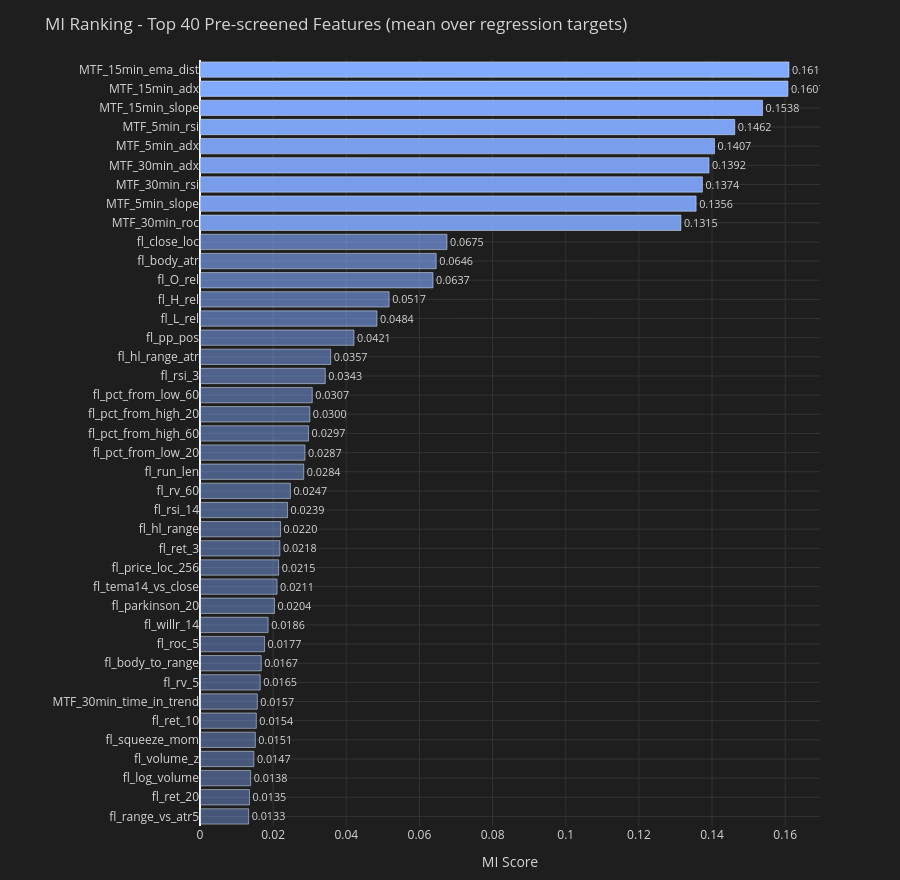
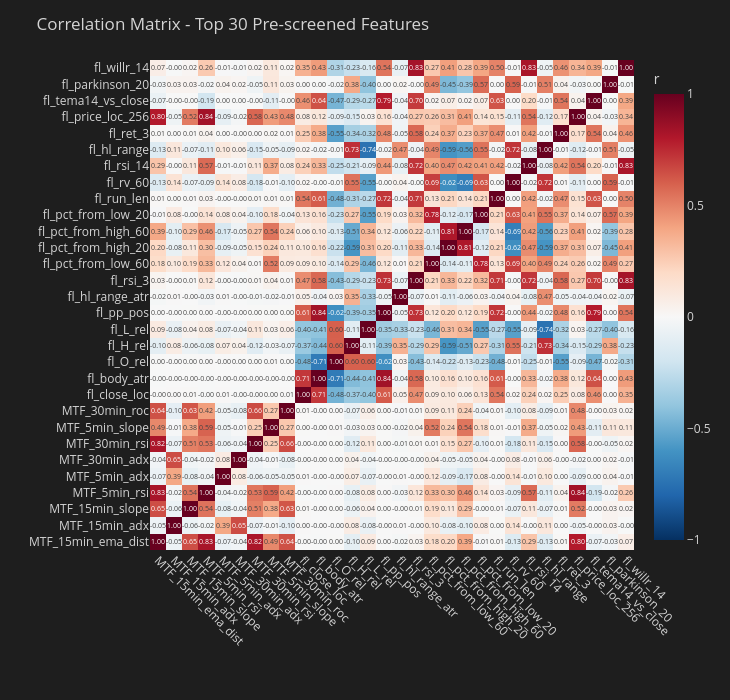

Notebook cell for these charts, in order:
### Code cell
# MI ranking and feature correlation diagnostics
_N_SHOW = min(40, len(mi_ps_df))
_top_mi = mi_ps_df.head(_N_SHOW)
_mi_max = float(_top_mi["mi_mean"].max()) if len(_top_mi) else 0.0
_bar_colors = [
    f"rgba(130,170,255,{0.35 + 0.65 * v / (_mi_max + 1e-9):.2f})"
    for v in _top_mi["mi_mean"]
]

fig = go.Figure(go.Bar(
    y=_top_mi["feature"][::-1],
    x=_top_mi["mi_mean"][::-1],
    orientation="h",
    marker_color=_bar_colors[::-1],
    text=[f"{v:.4f}" for v in _top_mi["mi_mean"][::-1]],
    textposition="outside",
))
fig.update_layout(
    title=f"MI Ranking - Top {_N_SHOW} Pre-screened Features (mean over regression targets)",
    height=max(500, _N_SHOW * 22),
    xaxis=dict(title="MI Score", gridcolor="#333"),
    yaxis=dict(automargin=True, gridcolor="#333"),
    paper_bgcolor="#1e1e1e",
    plot_bgcolor="#1e1e1e",
    font=dict(color="#d4d4d4"),
    margin=dict(l=200, r=80, t=60, b=40),
)
fig.show()

_N_CORR = min(30, len(mi_ps_df))
_hmap_fs = mi_ps_df["feature"].head(_N_CORR).tolist()
_hmap_ix = [_prescreened_idx[prescreened_features.index(f)] for f in _hmap_fs]
_X_hmap = X_train_v[:, _hmap_ix]
_corr_h = np.corrcoef(_X_hmap.T)

fig2 = go.Figure(go.Heatmap(
    z=_corr_h,
    x=_hmap_fs,
    y=_hmap_fs,
    colorscale="RdBu_r",
    zmid=0,
    zmin=-1,
    zmax=1,
    colorbar=dict(title="r"),
    text=[[f"{v:.2f}" for v in row] for row in _corr_h],
    texttemplate="%{text}",
    textfont=dict(size=7),
))
fig2.update_layout(
    title=f"Correlation Matrix - Top {_N_CORR} Pre-screened Features",
    height=700,
    width=730,
    paper_bgcolor="#1e1e1e",
    plot_bgcolor="#1e1e1e",
    font=dict(color="#d4d4d4"),
    xaxis=dict(tickangle=45, automargin=True),
    yaxis=dict(automargin=True),
    margin=dict(l=150, r=20, t=60, b=150),
)
fig2.show()

### Figure 1 — Plotly figure (JSON) as saved in the notebook; plotly's stock layout.template omitted (floating-point values rounded to 4 significant figures)
{"data": [{"marker": {"color": ["rgba(130,170,255,0.40)", "rgba(130,170,255,0.40)", "rgba(130,170,255,0.41)", "rgba(130,170,255,0.41)", "rgba(130,170,255,0.41)", "rgba(130,170,255,0.41)", "rgba(130,170,255,0.41)", "rgba(130,170,255,0.42)", "rgba(130,170,255,0.42)", "rgba(130,170,255,0.42)", "rgba(130,170,255,0.43)", "rgba(130,170,255,0.43)", "rgba(130,170,255,0.44)", "rgba(130,170,255,0.44)", "rgba(130,170,255,0.44)", "rgba(130,170,255,0.44)", "rgba(130,170,255,0.45)", "rgba(130,170,255,0.45)", "rgba(130,170,255,0.46)", "rgba(130,170,255,0.47)", "rgba(130,170,255,0.47)", "rgba(130,170,255,0.47)", "rgba(130,170,255,0.47)", "rgba(130,170,255,0.49)", "rgba(130,170,255,0.49)", "rgba(130,170,255,0.52)", "rgba(130,170,255,0.55)", "rgba(130,170,255,0.56)", "rgba(130,170,255,0.61)", "rgba(130,170,255,0.61)", "rgba(130,170,255,0.62)", "rgba(130,170,255,0.88)", "rgba(130,170,255,0.90)", "rgba(130,170,255,0.90)", "rgba(130,170,255,0.91)", "rgba(130,170,255,0.92)", "rgba(130,170,255,0.94)", "rgba(130,170,255,0.97)", "rgba(130,170,255,1.00)", "rgba(130,170,255,1.00)"]}, "orientation": "h", "text": ["0.0133", "0.0135", "0.0138", "0.0147", "0.0151", "0.0154", "0.0157", "0.0165", "0.0167", "0.0177", "0.0186", "0.0204", "0.0211", "0.0215", "0.0218", "0.0220", "0.0239", "0.0247", "0.0284", "0.0287", "0.0297", "0.0300", "0.0307", "0.0343", "0.0357", "0.0421", "0.0484", "0.0517", "0.0637", "0.0646", "0.0675", "0.1315", "0.1356", "0.1374", "0.1392", "0.1407", "0.1462", "0.1538", "0.1607", "0.1610"], "textposition": "outside", "type": "bar", "x": [0.01329, 0.01353, 0.01385, 0.01473, 0.01513, 0.0154, 0.01567, 0.01646, 0.01674, 0.01766, 0.01862, 0.02038, 0.02107, 0.0215, 0.02184, 0.02202, 0.02393, 0.02471, 0.02836, 0.0287, 0.02968, 0.03002, 0.03069, 0.03426, 0.03574, 0.0421, 0.04838, 0.0517, 0.0637, 0.06458, 0.06752, 0.1315, 0.1356, 0.1374, 0.1392, 0.1407, 0.1462, 0.1538, 0.1607, 0.161], "y": ["fl_range_vs_atr5", "fl_ret_20", "fl_log_volume", "fl_volume_z", "fl_squeeze_mom", "fl_ret_10", "MTF_30min_time_in_trend", "fl_rv_5", "fl_body_to_range", "fl_roc_5", "fl_willr_14", "fl_parkinson_20", "fl_tema14_vs_close", "fl_price_loc_256", "fl_ret_3", "fl_hl_range", "fl_rsi_14", "fl_rv_60", "fl_run_len", "fl_pct_from_low_20", "fl_pct_from_high_60", "fl_pct_from_high_20", "fl_pct_from_low_60", "fl_rsi_3", "fl_hl_range_atr", "fl_pp_pos", "fl_L_rel", "fl_H_rel", "fl_O_rel", "fl_body_atr", "fl_close_loc", "MTF_30min_roc", "MTF_5min_slope", "MTF_30min_rsi", "MTF_30min_adx", "MTF_5min_adx", "MTF_5min_rsi", "MTF_15min_slope", "MTF_15min_adx", "MTF_15min_ema_dist"]}], "layout": {"font": {"color": "#d4d4d4"}, "height": 880, "margin": {"b": 40, "l": 200, "r": 80, "t": 60}, "paper_bgcolor": "#1e1e1e", "plot_bgcolor": "#1e1e1e", "title": {"text": "MI Ranking - Top 40 Pre-screened Features (mean over regression targets)"}, "xaxis": {"gridcolor": "#333", "title": {"text": "MI Score"}}, "yaxis": {"automargin": true, "gridcolor": "#333"}}}

### Figure 2 — Plotly figure (JSON) as saved in the notebook; plotly's stock layout.template omitted (floating-point values rounded to 4 significant figures; data arrays with more than 128 entries replaced by an {"elided": "..."} marker saying what was removed)
{"data": [{"colorbar": {"title": {"text": "r"}}, "colorscale": [[0, "rgb(5,48,97)"], [0.1, "rgb(33,102,172)"], [0.2, "rgb(67,147,195)"], [0.3, "rgb(146,197,222)"], [0.4, "rgb(209,229,240)"], [0.5, "rgb(247,247,247)"], [0.6, "rgb(253,219,199)"], [0.7, "rgb(244,165,130)"], [0.8, "rgb(214,96,77)"], [0.9, "rgb(178,24,43)"], [1, "rgb(103,0,31)"]], "text": {"elided": "30x30 str values"}, "textfont": {"size": 7}, "texttemplate": "%{text}", "type": "heatmap", "x": ["MTF_15min_ema_dist", "MTF_15min_adx", "MTF_15min_slope", "MTF_5min_rsi", "MTF_5min_adx", "MTF_30min_adx", "MTF_30min_rsi", "MTF_5min_slope", "MTF_30min_roc", "fl_close_loc", "fl_body_atr", "fl_O_rel", "fl_H_rel", "fl_L_rel", "fl_pp_pos", "fl_hl_range_atr", "fl_rsi_3", "fl_pct_from_low_60", "fl_pct_from_high_20", "fl_pct_from_high_60", "fl_pct_from_low_20", "fl_run_len", "fl_rv_60", "fl_rsi_14", "fl_hl_range", "fl_ret_3", "fl_price_loc_256", "fl_tema14_vs_close", "fl_parkinson_20", "fl_willr_14"], "y": ["MTF_15min_ema_dist", "MTF_15min_adx", "MTF_15min_slope", "MTF_5min_rsi", "MTF_5min_adx", "MTF_30min_adx", "MTF_30min_rsi", "MTF_5min_slope", "MTF_30min_roc", "fl_close_loc", "fl_body_atr", "fl_O_rel", "fl_H_rel", "fl_L_rel", "fl_pp_pos", "fl_hl_range_atr", "fl_rsi_3", "fl_pct_from_low_60", "fl_pct_from_high_20", "fl_pct_from_high_60", "fl_pct_from_low_20", "fl_run_len", "fl_rv_60", "fl_rsi_14", "fl_hl_range", "fl_ret_3", "fl_price_loc_256", "fl_tema14_vs_close", "fl_parkinson_20", "fl_willr_14"], "z": {"elided": "30x30 float values"}, "zmax": 1, "zmid": 0, "zmin": -1}], "layout": {"font": {"color": "#d4d4d4"}, "height": 700, "margin": {"b": 150, "l": 150, "r": 20, "t": 60}, "paper_bgcolor": "#1e1e1e", "plot_bgcolor": "#1e1e1e", "title": {"text": "Correlation Matrix - Top 30 Pre-screened Features"}, "width": 730, "xaxis": {"automargin": true, "tickangle": 45}, "yaxis": {"automargin": true}}}
